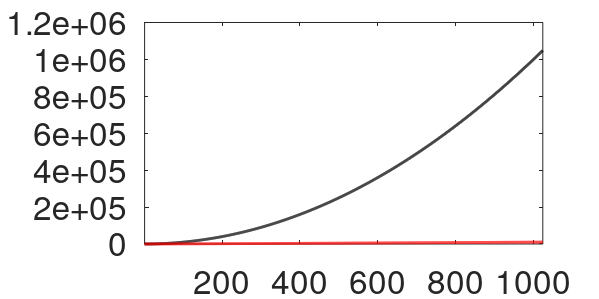

Here is the MATLAB script that generated this plot:
function CompareDFTandFFT

n = 1:1024;

h1 = figure; pos = get(h1, 'Position'); pos([3 4]) = [600 300]; set(h1, 'Position', pos);
plot(n, n.^2, 'k', 'LineWidth', 2); hold on;
plot(n, n.*log2(n), 'r', 'LineWidth', 2); 

axis([1 1024 0 12e5]);
set(gcf, 'PaperPositionMode', 'auto'); set(gca, 'FontSize', 24); saveas(gcf, ['figures/DFT_FFT.eps'], 'epsc');
